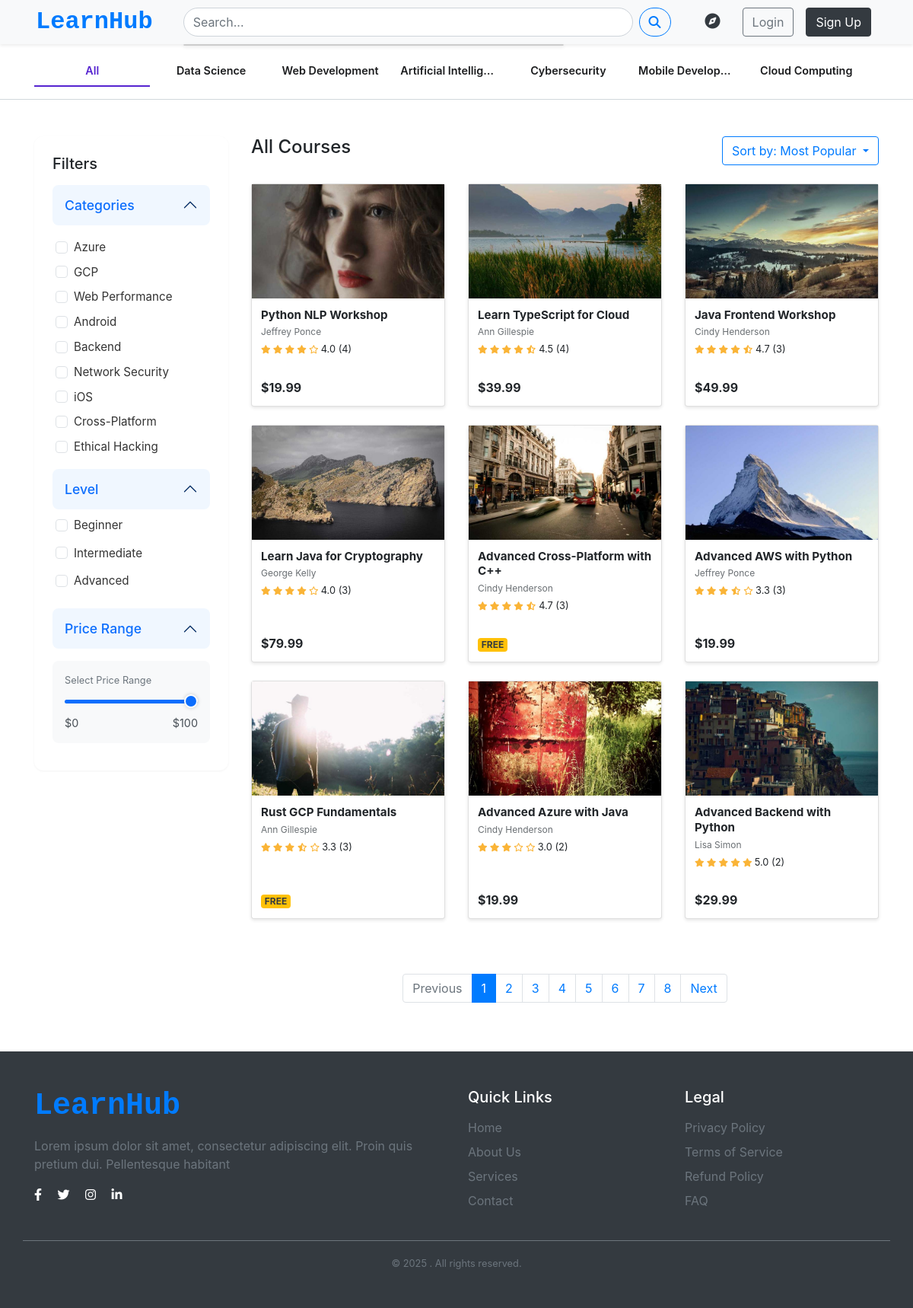
/courses/course_list/, run on the app's committed database.
### courses/models.py (models this page shows, shortened)
class Subject(models.Model):
    name = models.CharField(max_length=50, unique=True)
    slug = models.SlugField(unique=True)
    is_active = models.BooleanField(default=True)

class CourseCategory(models.Model):
    subject = models.ForeignKey(
        'Subject',
        on_delete=models.CASCADE,
        related_name='categories'
    )
    name = models.CharField(max_length=50)
    slug = models.SlugField()
    class Meta:
        unique_together = ('subject', 'slug')

class Course(models.Model):
    title = models.CharField(max_length=200)
    description = models.TextField()
    category = models.ForeignKey(
        CourseCategory,
        on_delete=models.SET_NULL,
        null=True
    )
    tags = models.ManyToManyField(Tag, blank=True)
    instructor = models.ForeignKey(
        settings.AUTH_USER_MODEL,
        on_delete=models.CASCADE,
        related_name='taught_courses'
    )
    LEVEL_CHOICES = [
        ('BG', 'Beginner'),
        ('IM', 'Intermediate'),
        ('AD', 'Advanced'),
    ]
    price = models.DecimalField(max_digits=10, decimal_places=2)
    is_free = models.BooleanField(default=False)
    created_at = models.DateTimeField(auto_now_add=True)
    updated_at = models.DateTimeField(auto_now=True)
    is_published = models.BooleanField(default=False)
    level = models.CharField(max_length=2, choices=LEVEL_CHOICES, default='BG')
    thumbnail = models.ImageField(upload_to='course_thumbnails/')
    average_rating = models.FloatField(default=0.0)
    rating_count = models.PositiveIntegerField(default=0)

### users/models.py (models this page shows, shortened)
class CustomUser(AbstractUser):
    avatar = models.ImageField(upload_to='avatars/',default='blank_profile.png',blank=True)
    bio = models.TextField(blank=True)
    email = models.EmailField(unique=True)
    username = models.CharField(max_length=30,unique=False,blank=False)
    is_instructor = models.BooleanField(default=False)
    profile_public = models.BooleanField(default=False)
    USERNAME_FIELD = 'email'
    REQUIRED_FIELDS = ['username']
    objects = CustomUserManager()
    facebook_url = models.URLField(blank=True, null=True)
    twitter_url = models.URLField(blank=True, null=True)
    instagram_url = models.URLField(blank=True, null=True)
    linkedin_url = models.URLField(blank=True, null=True)

### courses/views.py (the view, shortened to what this page needs)
# urls.py: path('course_list/', views.course_list, name='course_list'),
def course_list(request):
    courses = Course.objects.filter(is_published=True)
    subjects = Subject.objects.filter(is_active=True)
    current_subject = request.GET.get('subject')
    if current_subject and current_subject != 'all':
        courses = courses.filter(category__subject__slug=current_subject)
        filtered_categories = CourseCategory.objects.filter(
            subject__slug=current_subject,
            course__in=courses
        ).distinct()
    else:
        filtered_categories = CourseCategory.objects.filter(
            course__in=courses
        ).distinct()
    selected_categories = request.GET.getlist('category')
    if selected_categories:
        courses = courses.filter(category__id__in=selected_categories)
    selected_levels = request.GET.getlist('level')
    if selected_levels:
        courses = courses.filter(level__in=selected_levels)
    price_range = courses.aggregate(
        min_price=Min('price'),
        max_price=Max('price')
    )
    min_price = request.GET.get('min_price')
    max_price = request.GET.get('max_price')
    sort = request.GET.get('sort', 'popular')
    if sort == 'highest':
        courses = courses.order_by('-average_rating')
    elif sort == 'newest':
        courses = courses.order_by('-created_at')
    elif sort == 'price_low':
        courses = courses.order_by('price')
    elif sort == 'price_high':
        courses = courses.order_by('-price')
    else:
        courses = courses.order_by('-rating_count')
    paginator = Paginator(courses, 9)
    page_number = request.GET.get('page')
    page_obj = paginator.get_page(page_number)
    context = {
        'courses': page_obj,
        'filtered_categories': filtered_categories,
        'all_categories': CourseCategory.objects.filter(course__in=courses).distinct(),
        'level_choices': Course.LEVEL_CHOICES,
        'current_sort': sort,
        'current_subject': current_subject,
        'subjects': subjects,
        'price_range': price_range,
    }
    return render(request, 'course_list.html', context)

### templates/course_list.html (shortened to what this page needs)
{% extends "base.html" %}
{% load course_extras %}
{% block content %}
<div class="subject-tabs-container">
    <div class="container">
        <ul class="nav subject-tabs">
            <li class="nav-item">
                <a class="nav-link {% if not current_subject %}active{% endif %}"
                   href="?subject=all">All</a>
            </li>
            {% for subject in subjects %}
            <li class="nav-item">
                <a class="nav-link {% if current_subject == subject.slug %}active{% endif %}"
                   href="?subject={{ subject.slug }}">{{ subject.name }}</a>
            </li>
            {% endfor %}
        </ul>
    </div>
</div>
<div class="container my-5">
    <div class="row">
            <div class="col-lg-3 mb-4 d-none d-lg-block">
                <form method="get" id="desktopFilterForm">
                    <div class="filter-sidebar">
                        <div class="d-flex justify-content-between align-items-center mb-3">
                            <h5 class="mb-0">Filters</h5>
                        </div>
                        <div class="accordion" id="filterAccordion">
                            <div class="accordion-item">
                                <h2 class="accordion-header">
                                    <button class="accordion-button" type="button" data-bs-toggle="collapse" data-bs-target="#desktopCategoriesCollapse">
                                        Categories
                                    </button>
                                </h2>
                                <div id="desktopCategoriesCollapse" class="accordion-collapse collapse show" data-bs-parent="#filterAccordion">
                                    <div class="accordion-body">
                                        <div class="filter-categories">
                                            {% for category in filtered_categories %}
                                            <div class="form-check mb-2">
                                                <input class="form-check-input" type="checkbox" name="category"
                                                    id="desktop-category-{{ category.id }}" value="{{ category.id }}"
                                                    {% if category.id|stringformat:"s" in request.GET.getlist %}checked{% endif %}>
                                                <label class="form-check-label" for="desktop-category-{{ category.id }}">{{ category.name }}</label>
                                            </div>
                                            {% empty %}
                                            <div class="text-muted">No categories available for this subject</div>
                                            {% endfor %}
                                        </div>
                                    </div>
                                </div>
                            </div>
                            <div class="accordion-item">
                                <h2 class="accordion-header">
                                    <button class="accordion-button" type="button" data-bs-toggle="collapse" data-bs-target="#desktopLevelCollapse">
                                        Level
                                    </button>
                                </h2>
                                <div id="desktopLevelCollapse" class="accordion-collapse collapse show" data-bs-parent="#filterAccordion">
                                    <div class="accordion-body">
                                        {% for level in level_choices %}
                                        <div class="form-check">
                                            <input class="form-check-input" type="checkbox" name="level"
                                                id="desktop-level-{{ level.0 }}" value="{{ level.0 }}"
                                                {% if level.0 in request.GET.getlist|stringformat:"s" %}checked{% endif %}>
                                            <label class="form-check-label" for="desktop-level-{{ level.0 }}">{{ level.1 }}</label>
                                        </div>
                                        {% endfor %}
                                    </div>
                                </div>
                            </div>
                            <div class="accordion-item">
                                <h2 class="accordion-header">
                                    <button class="accordion-button" type="button" data-bs-toggle="collapse" data-bs-target="#desktopPriceCollapse">
                                        Price Range
                                    </button>
                                </h2>
                                <div id="desktopPriceCollapse" class="accordion-collapse collapse show" data-bs-parent="#filterAccordion">
                                    <div class="accordion-body">
                                        <div class="price-range-container">
                                            <div class="price-label mb-2">Select Price Range</div>
                                            <div class="price-slider">
                                                <div class="price-progress" id="desktopPriceProgress"></div>
                                                <input type="range"
                                                    class="price-range"
                                                    min="{{ price_range.min_price|default:0|floatformat:0 }}"
                                                    max="{{ price_range.max_price|default:100|floatformat:0 }}"
                                                    step="1"
                                                    value="{{ request.GET.max_price|default:price_range.max_price|default:100|floatformat:0 }}"
                                                    id="desktopPriceSlider">
                                            </div>
                                            <div class="price-display mt-2">
                                                <span class="price-value">${{ request.GET.min_price|default:price_range.min_price|default:0|floatformat:0 }}</span>
                                                <span class="price-value" id="desktopMaxPriceDisplay">
                                                    ${{ request.GET.max_price|default:price_range.max_price|default:100|floatformat:0 }}
                                                </span>
                                            </div>
                                        </div>
                                    </div>
                                </div>
                            </div>
                        </div>
                    </div>
                </form>
            </div>
            <div class="col-lg-9">
                <div class="d-flex justify-content-between align-items-center mb-4">
                    <h4>All Courses</h4>
                    <div class="dropdown">
                        <button class="btn btn-outline-primary dropdown-toggle" type="button" id="sortDropdown" data-bs-toggle="dropdown">
                            Sort by:
                            {% if current_sort == 'popular' %}Most Popular
                            {% elif current_sort == 'highest' %}Highest Rated
                            {% elif current_sort == 'newest' %}Newest
                            {% elif current_sort == 'price_low' %}Price Low to High
                            {% elif current_sort == 'price_high' %}Price High to Low
                            {% else %}Most Popular{% endif %}
                        </button>
                    </div>
                </div>
                <div class="row">
                    {% for course in courses %}
                    <div class="col-md-6 col-lg-4 mb-4">
                        <div class="card course-card h-100" onclick="window.location.href='{% url 'course_detail' course.id %}';" style="cursor: pointer;">
                            <div class="course-card-img-container">
                                <img src="{{ course.thumbnail.url }}" class="course-card-img" alt="{{ course.title }}">
                            </div>
                            <div class="course-card-body">
                                <h5 class="course-title">{{ course.title }}</h5>
                                <p class="course-instructor">{{ course.instructor.get_full_name }}</p>
                                <div class="course-rating">
                                    <span class="rating-stars">
                                        {% for star_class in course.average_rating|show_stars %}
                                            <i class="{{ star_class }}"></i>
                                        {% endfor %}
                                    </span>
                                    <span>{{ course.average_rating|floatformat:1 }} ({{ course.rating_count|default:0 }})</span>
                                </div>
                                <div class="course-price d-flex justify-content-between align-items-center">
                                    <div>
                                        {% if course.is_free %}
                                            <span class="badge bg-warning text-dark">FREE</span>
                                        {% else %}
                                            <span class="current-price">${{ course.price }}</span>
                                        {% endif %}
                                    </div>
                                </div>
                            </div>
                        </div>
                    </div>
                    {% empty %}
                    <div class="col-12">
                        <div class="alert alert-info">No courses found matching your criteria.</div>
                    </div>
                    {% endfor %}
                </div>
                {% if courses.paginator.num_pages > 1 %}
                <nav class="mt-5">
                    <ul class="pagination justify-content-center">
                        {% if courses.has_previous %}
                        <li class="page-item">
                            <a class="page-link" href="?{% preserve_filters request 'page' courses.previous_page_number %}">Previous</a>
                        </li>
                        {% else %}
                        <li class="page-item disabled">
                            <span class="page-link">Previous</span>
                        </li>
                        {% endif %}
                        {% for num in courses.paginator.page_range %}
                            {% if num == courses.number %}
                            <li class="page-item active">
                                <span class="page-link">{{ num }}</span>
                            </li>
                            {% else %}
                            <li class="page-item">
                                <a class="page-link" href="?{% preserve_filters request 'page' num %}">{{ num }}</a>
                            </li>
                            {% endif %}
                        {% endfor %}
                        {% if courses.has_next %}
                        <li class="page-item">
                            <a class="page-link" href="?{% preserve_filters request 'page' courses.next_page_number %}">Next</a>
                        </li>
                        {% else %}
                        <li class="page-item disabled">
                            <span class="page-link">Next</span>
                        </li>
                        {% endif %}
                    </ul>
                </nav>
                {% endif %}
            </div>
        </div>
    </div>
{% endblock %}

### data on the page
Subject: name "Data Science"
Subject: name "Web Development"
Subject: name "Artificial Intellig…"
Subject: name "Cybersecurity"
Subject: name "Mobile Develop…"
Subject: name "Cloud Computing"
CourseCategory: name "Azure"
CourseCategory: name "GCP"
CourseCategory: name "Web Performance"
CourseCategory: name "Android"
CourseCategory: name "Backend"
CourseCategory: name "Network Security"
CourseCategory: name "iOS"
CourseCategory: name "Cross-Platform"
CourseCategory: name "Ethical Hacking"
Course: thumbnail (picture), title "Python NLP Workshop", instructor.get_full_name "Jeffrey Ponce", average_rating "4.0", rating_count "4", price "19.99"
Course: thumbnail (picture), title "Learn TypeScript for Cloud", instructor.get_full_name "Ann Gillespie", average_rating "4.5", rating_count "4", price "39.99"
Course: thumbnail (picture), title "Java Frontend Workshop", instructor.get_full_name "Cindy Henderson", average_rating "4.7", rating_count "3", price "49.99"
Course: thumbnail (picture), title "Learn Java for Cryptography", instructor.get_full_name "George Kelly", average_rating "4.0", rating_count "3", price "79.99"
Course: thumbnail (picture), title "Advanced Cross-Platform with C++", instructor.get_full_name "Cindy Henderson", average_rating "4.7", rating_count "3", is_free "FREE"
Course: thumbnail (picture), title "Advanced AWS with Python", instructor.get_full_name "Jeffrey Ponce", average_rating "3.3", rating_count "3", price "19.99"
Course: thumbnail (picture), title "Rust GCP Fundamentals", instructor.get_full_name "Ann Gillespie", average_rating "3.3", rating_count "3", is_free "FREE"
Course: thumbnail (picture), title "Advanced Azure with Java", instructor.get_full_name "Cindy Henderson", average_rating "3.0", rating_count "2", price "19.99"
Course: thumbnail (picture), title "Advanced Backend with Python", instructor.get_full_name "Lisa Simon", average_rating "5.0", rating_count "2", price "29.99"

### other printed values
{{ level.1 }} "Beginner" "Intermediate" "Advanced"
{{ num }} "1"
{{ num }} "2" "3" "4" "5" "6" "7" "8"
